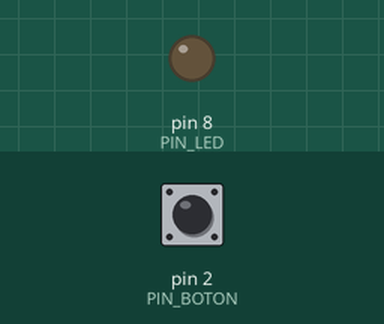
Simulated run of this sketch. Board: Arduino Uno, built with avr-gcc and run on an emulated ATmega328P. Parts: output pins drawn as LEDs (lit = HIGH). The inputs (shaded band) are chosen by the test bench; at power-on: pin 2 (PIN_BOTON) LOW. What the sketch prints to the serial monitor is not drawn.

Above: at 1.2 s.
1.3 s: pin 2 (PIN_BOTON) pulled HIGH for 0.15 s
At 1.37 s:
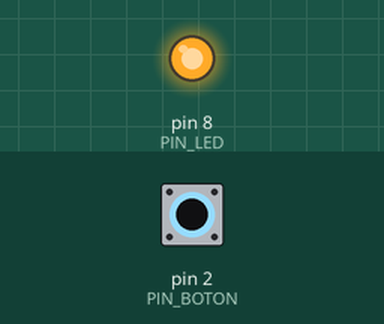
2.9 s: pin 2 (PIN_BOTON) pulled HIGH for 3.2 s
At 6.6 s:
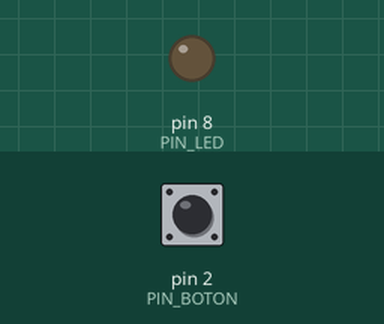
Timing chart, 0 to 8.1 s (numbered marks = the images above; inputs shaded):
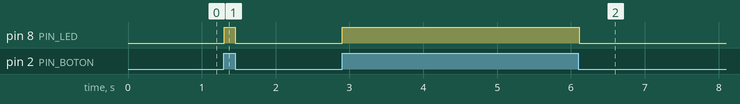

The sketch:

Lab02_pulsador_basico.ino
```cpp
// Lab02_Pulsador_Basico.ino
const int PIN_BOTON = 2; // Entrada digital
const int PIN_LED = 8; // Salida digital
void setup() {
  pinMode(PIN_BOTON, INPUT); // Entrada normal (requiere R pull-down externa)
  pinMode(PIN_LED, OUTPUT);
  Serial.begin(115200);
  Serial.println("Lab 02 — Lectura de pulsador");
}
void loop() {
  int estado = digitalRead(PIN_BOTON); // Lee HIGH o LOW
  if (estado == HIGH) {
    digitalWrite(PIN_LED, HIGH); // LED encendido
    Serial.println("Boton: PRESIONADO");
  } else {
    digitalWrite(PIN_LED, LOW); // LED apagado
  }
  delay(50);
}
```

Measured:
- after the input at 1.3 s, pin 8 (PIN_LED): LOW → HIGH at once, → LOW 0.15 s later
- after the input at 2.9 s, pin 8 (PIN_LED): LOW → HIGH at once, → LOW 3.2 s later
